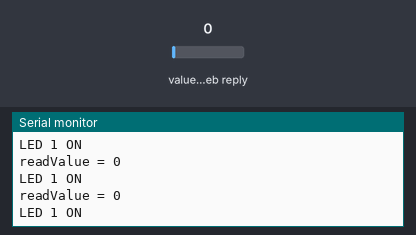
The sketch below on a simulated ESP8266 (NodeMCU). On the bench: the last lines printed to the serial monitor. Inputs (shaded band) come from the test bench; at power-on: value in the web reply 0. WiFi joins after 1.5 s; servers stay silent unless stated; web services answer with replies made up by the test bench.

Above: at 4.7 s.
4.8 s: value in the web reply set to 2
At 5.21 s:
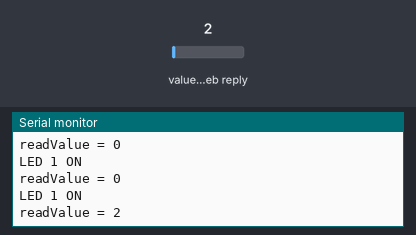
6.3 s: value in the web reply set to 25
At 6.41 s:
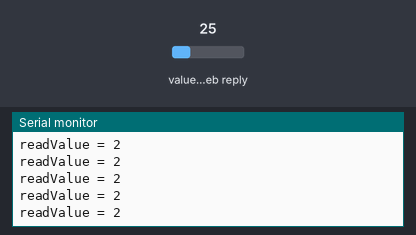
Timing chart, 0 to 9.3 s (numbered marks = the images above; inputs shaded):
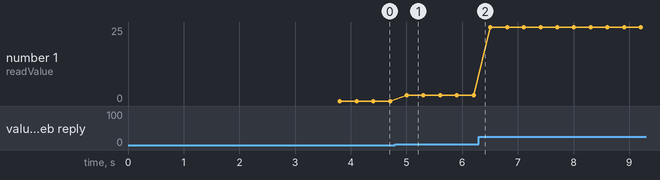

Measured:
- after the input at 4.8 s, the serial monitor: prints a new line after 0.20 s (image 1)
- plotted number 1: 0 → 2 after the input at 4.8 s, 2 → 25 after the input at 6.3 s

The sketch:

thingspeak_controlled.ino
```cpp
#include "ThingSpeak.h"
#include <ESP8266WiFi.h>

#define LED 2
#define LED2 0
#define LED3 4

const char* ssid     = "Siraj Randhawa@unifi";
const char* password = "Sahib128";
const char* host = "api.thingspeak.com";
char thingSpeakAddress[] = "api.thingspeak.com";
int status = WL_IDLE_STATUS;
WiFiClient  client;
int readValue;
int readValue2;
int readValue3;
int failedCounter = 0;
unsigned long myChannelNumber =  363550;
const char * myReadAPIKey = "R3DJVXNKEQ9ZGGZT";

void setup() {
  Serial.begin(9600); // for debugging reasons
  startEthernet();
  ThingSpeak.begin(client);
//  pinMode(LED, OUTPUT);
//  digitalWrite(LED, LOW);
//  pinMode(LED2, OUTPUT);
//  digitalWrite(LED2, LOW);
//  pinMode(LED3, OUTPUT);
//  digitalWrite(LED3, LOW);
//  delay(500);
//  for (int i = 0; i < 5; i++) {
//    digitalWrite(LED, HIGH);
//    digitalWrite(LED2, HIGH);
//    digitalWrite(LED3, HIGH);
//    delay(500);
//    digitalWrite(LED, LOW);
//    digitalWrite(LED2, LOW);
//    digitalWrite(LED3, LOW);
//    delay(500);
//  }
//  digitalWrite(LED, HIGH);
//  digitalWrite(LED2, HIGH);
//  digitalWrite(LED3, HIGH);
//  delay(500);
}

void loop() {
  readValue = ThingSpeak.readIntField(myChannelNumber, 1, myReadAPIKey);
  //readValue2 = ThingSpeak.readIntField(myChannelNumber, 2, myReadAPIKey);
  //readValue3 = ThingSpeak.readIntField(myChannelNumber, 3, myReadAPIKey);
  Serial.print("readValue = ");
  Serial.println(readValue);
//  Serial.print("readValue2 = ");
//  Serial.println(readValue2);
//  Serial.print("readValue3 = ");
//  Serial.println(readValue3);
  if (readValue == 30) {
    Serial.println("LED 1 OFF");
    //digitalWrite(LED, HIGH);
  }
  if (readValue == 0) {
    Serial.println("LED 1 ON");
    //digitalWrite(LED, LOW);
  }
//  if ( readValue2 == 30) {
//    Serial.println("LED 2 OFF");
//    digitalWrite(LED2, HIGH);
//  }
//  if ( readValue2 == 0) {
//    Serial.println("LED 2 ON");
//    digitalWrite(LED2, LOW);
//  }
//  if ( readValue3 == 30) {
//    Serial.println("LED 3 OFF");
//    digitalWrite(LED3, HIGH);
//  }
//  if ( readValue3 == 0) {
//    Serial.println("LED 3 ON");
//    digitalWrite(LED3, LOW);
//  }
}

void startEthernet()
{
  failedCounter = 0;

  client.stop();

  Serial.println("Connecting Arduino to network...");
  Serial.println();

  delay(1000);

  WiFi.begin(ssid, password);

  while (WiFi.status() != WL_CONNECTED) {
    delay(500);
    Serial.print(".");
  }

  Serial.println("");
  Serial.println("WiFi connected");
  Serial.println("IP address: ");
  Serial.println(WiFi.localIP());

  delay(1000);
}
```
